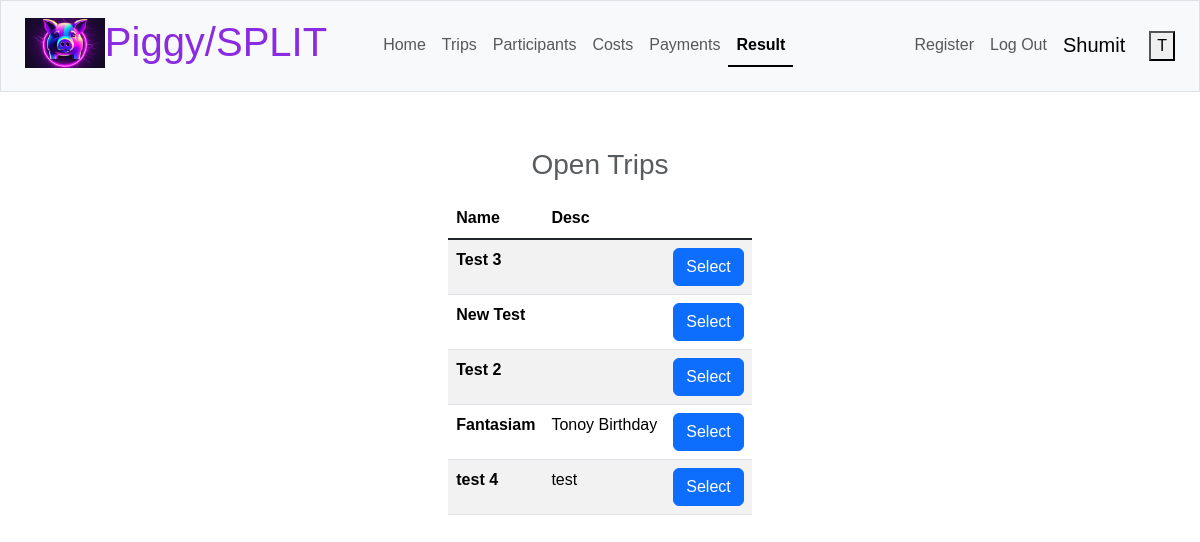
The app's page /results_selection (signed in) with its own data.
### tables this page shows
CREATE TABLE participants (
    relationship_id INTEGER,
    trip_id INTEGER NOT NULL,
    participant_id INTEGER,
    guest_name TEXT,
    PRIMARY KEY(relationship_id),
    FOREIGN KEY(trip_id) REFERENCES trips(trip_id)
    FOREIGN KEY(participant_id) REFERENCES users(id)
);

CREATE TABLE trips (
trip_id INTEGER,
trip_title TEXT NOT NULL,
trip_descrip TEXT,
owner_id INTEGER NOT NULL, closed BOOLEAN NOT NULL 
DEFAULT False,
PRIMARY KEY(trip_id),
FOREIGN KEY(owner_id) REFERENCES users(id)
);

### app.py (the view)
@app.route("/results_selection")
@login_required
def result_select():
    return results_selection()

### app.py (called while the page is built)
@app.after_request
def after_request(response):
    response.headers["Cache-Control"] = "no-cache, no-store, must-revalidate"
    response.headers["Expires"] = 0
    response.headers["Pragma"] = "no-cache"
    return response

### cred_helpers.py (called while the page is built)
def login_required(f):
    @wraps(f)
    def decorated_function(*args, **kwargs):
        if session.get("user_id") is None:
            return redirect("/login")
        return f(*args, **kwargs)
    return decorated_function

### result.py (called while the page is built)
def results_selection():
    participated_trips = fetch_user_trips(session["user_id"])
    return render_template("trip_selection.html", current_trips = participated_trips, route_name = "result")

### trips_helpers.py (called while the page is built)
def fetch_user_trips(user_id):
    return db.execute('''SELECT *
               FROM trips
               LEFT JOIN participants
               ON trips.trip_id = participants.trip_id
               WHERE participant_id = ? AND closed = FALSE''', user_id)

### templates/trip_selection.html (shortened to what this page needs)
{% import 'selection_screen.html' as selection %}
{% extends "layout.html" %}
{% block main %}
    {{selection.trip_select(current_trips, route_name)}}
{% endblock %}

### templates/selection_screen.html (shortened to what this page needs)
{% macro trip_select(current_trips, route_name) %}
<div>
    {% if current_trips %}
    <table class="table caption-top table-striped">
        <caption style="text-align: center;">
            <h3>Open Trips</h3>
        </caption>
        <thead>
            <tr>
                <th scope="col">Name</th>
                <th scope="col">Desc</th>
                <th></th>
            </tr>
        </thead>
        <tbody class="table-group-divider">
            {% for trip in current_trips %}
            <tr>
                <th scope="row">{{trip.trip_title}}</th>
                <td>
                    {{trip.trip_descrip}}
                </td>
                <td>
                    <form action="/{{route_name}}" method="get">
                        <button type="submit" class="btn btn-primary">
                            Select
                        </button>
                    </form>
                </td>
            </tr>
            {%endfor%}
        </tbody>
    </table>
    {% else %}
    <h1>No Current Trips</h1>
    {% endif %}
</div>
{% endmacro %}

### templates/layout.html (style rules this page uses)
body { font-family: "Trebuchet MS", Helvetica, sans-serif; }

### records on screen
participants: trip_title "Test 3"
participants: trip_title "New Test"
participants: trip_title "Test 2"
participants: trip_title "Fantasiam", trip_descrip "Tonoy Birthday"
participants: trip_title "test 4", trip_descrip "test"

### other values on screen
{{ session["username"] }} "Shumit"
